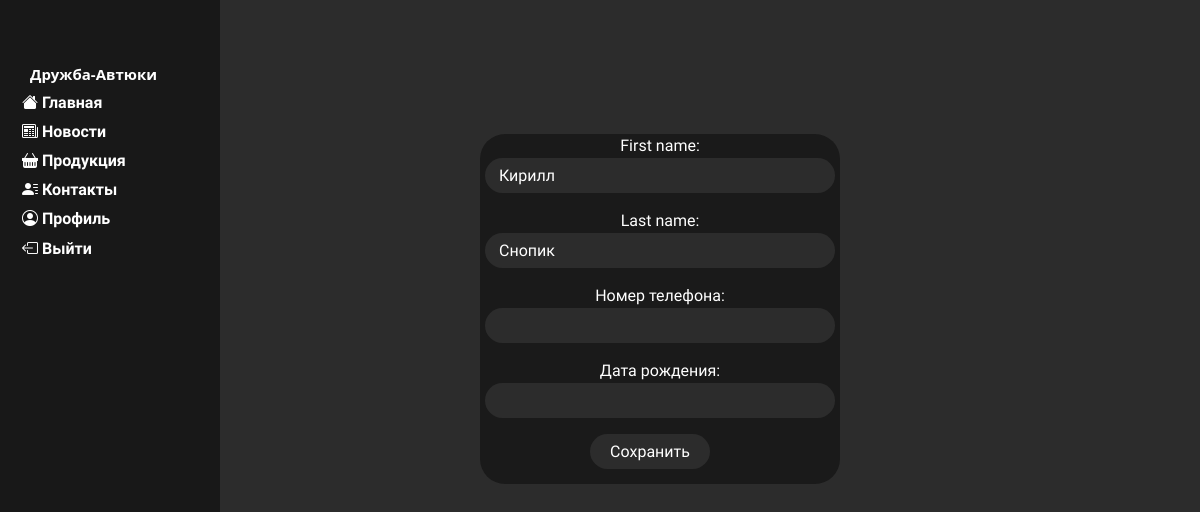
Page /edit_profile/ (signed in) on the earlier database version.
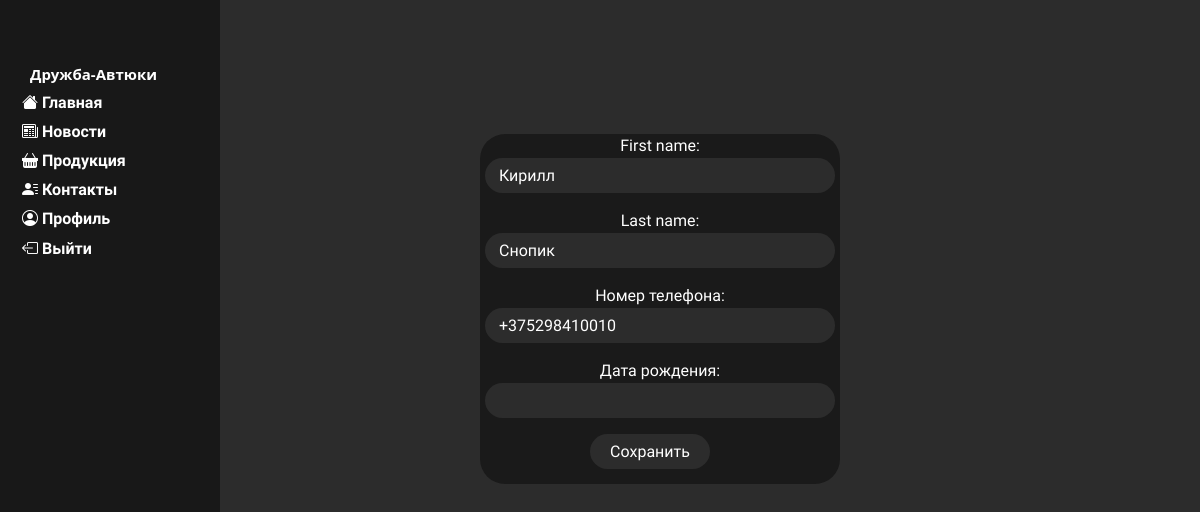
Same page on the later database version.
### main/models.py (models this page shows)
class Profile(models.Model):
    user = models.OneToOneField(User, on_delete=models.CASCADE)
    phone_number = models.CharField(max_length=15,verbose_name='Номер телефона')
    pic = models.ImageField(upload_to='main/static/main/subimg')
    birth_date = models.DateField(null=True, blank=True, verbose_name='Дата рождения')
    liked_articles = models.ManyToManyField(News, blank=True)

### main/views.py (the view)
# urls.py: path('edit_profile/', views.edit_profile, name='edit_profile'),
def edit_profile(request):
    if request.method == 'POST':
        user_form = EditUserForm(request.POST, instance=request.user)
        profile_form = EditProfileForm(request.POST, instance=request.user.profile)
        if user_form.is_valid() and profile_form.is_valid():
            user_form.save()
            profile_form.save()
            return redirect('profile')  # Replace 'profile' with the name of the URL for the user's profile page
        else:
            messages.error(request, 'Error updating your profile')
    else:
        user_form = EditUserForm(instance=request.user)
        profile_form = EditProfileForm(instance=request.user.profile)
    context = {'user_form': user_form, 'profile_form': profile_form}
    return render(request, 'main/edit_profile.html', context)

### main/forms.py
class EditUserForm(forms.ModelForm):
    class Meta:
        model = User
        fields = ('first_name', 'last_name')

class EditProfileForm(forms.ModelForm):
    class Meta:
        model = Profile
        fields = ('phone_number', 'birth_date')

### main/templates/main/edit_profile.html (shortened to what this page needs)
{% extends 'main/layout.html' %}
{% load static %}
{% block content %}
    <div class="edit-profile">
        <h2>Edit Profile</h2>
        <div class="editpanel"><form method="post">
            {{ user_form.as_p }}
            {{ profile_form.as_p }}
            <button type="submit" class="save-button">Сохранить</button>
        </form></div>
    </div>
{% endblock %}

Differences in the rows shown:
changed Profile: phone_number (not shown) → "+375298410010"
